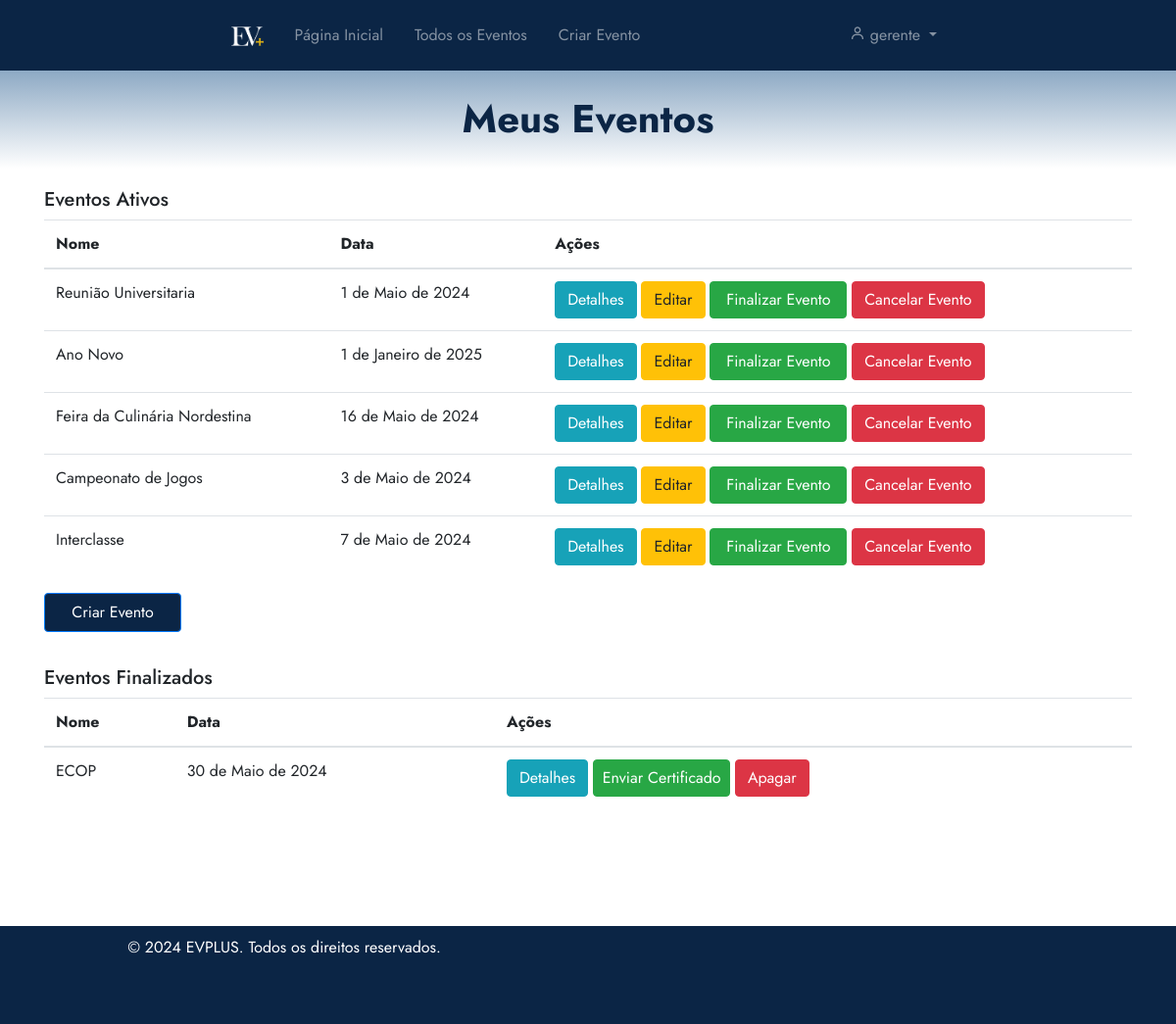
Before: /eventos/meuseventos/ (signed in) with the older database file.
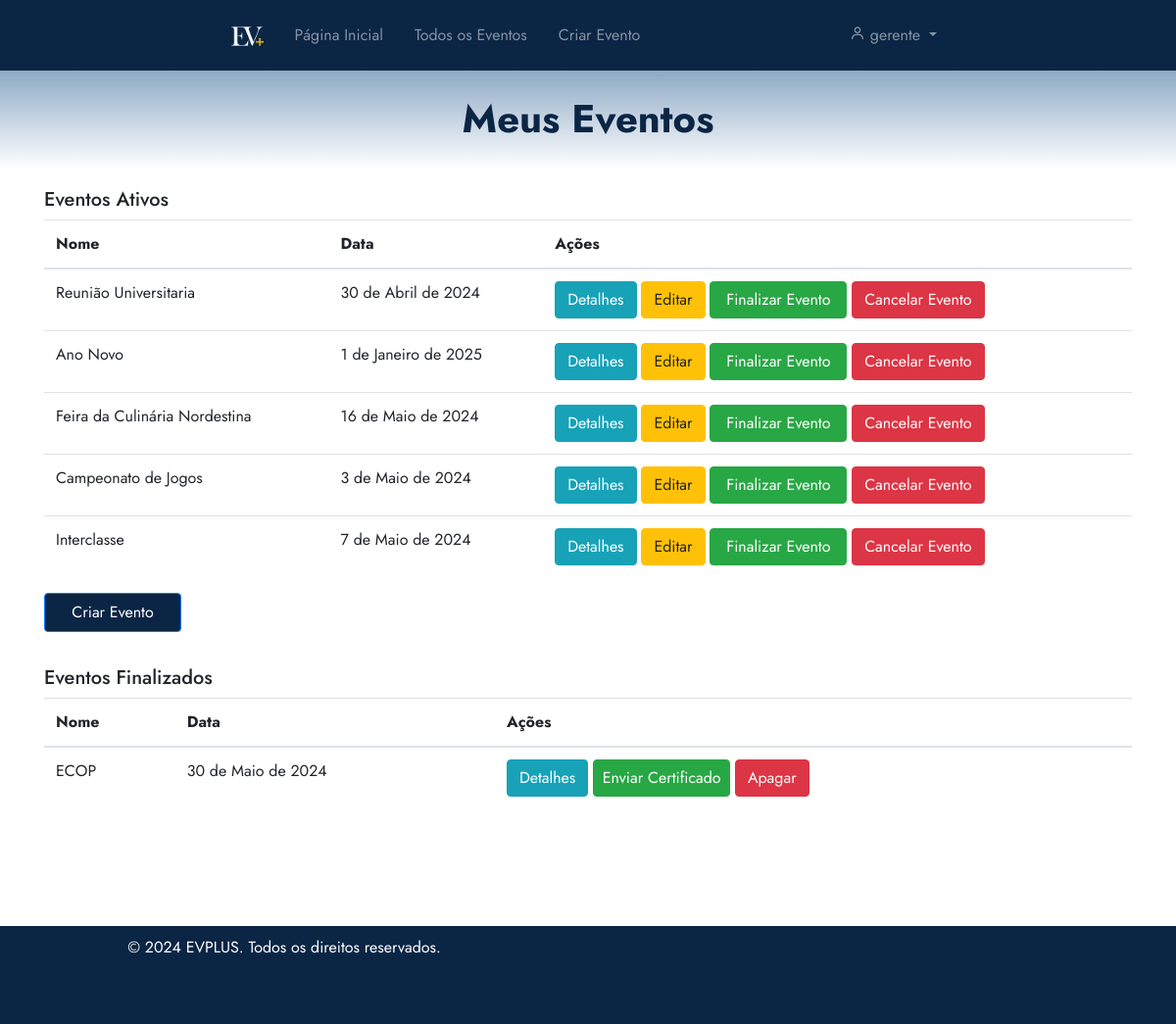
After: the same page with the newer database file.
### eventos/models.py (models this page shows, shortened)
class Evento(models.Model):
    user = models.ForeignKey(User, on_delete=models.CASCADE)
    clients = models.ManyToManyField(User, through='Inscricao', related_name='eventos')
    name = models.CharField(max_length=100)
    description = models.TextField()
    local = models.CharField(max_length=100)
    date = models.DateField()
    time = models.TimeField()
    category = models.CharField(max_length=100)
    banner = models.ImageField(null=True, blank=True, upload_to='banners/')
    limite_inscricoes = models.PositiveIntegerField(null=True, blank=True, verbose_name="Limite de Inscrições")
    finalizado = models.BooleanField(default=False)
    certificados = models.ManyToManyField(User, through='Certificado', related_name='eventos_certificados')
    avaliacoes = models.ManyToManyField(User, through='Avaliacao', related_name='eventos_avaliados')

### eventos/views.py (the view)
# urls.py: path('meuseventos/', views.listarEventos, name='meuseventos'),
@login_required
@permission_required('eventos.add_evento', raise_exception=True)
def listarEventos(request):
    eventos_ativos = Evento.objects.filter(user=request.user, finalizado=False)
    eventos_finalizados = Evento.objects.filter(user=request.user, finalizado=True)
    return render(request, 'meusEventos.html', {'eventos': eventos_ativos, 'finalizarEvento': eventos_finalizados})

### eventos/templates/meuseventos.html (shortened to what this page needs)
{% extends 'base.html' %}
{% load static %}
{% block 'head' %}
    <link rel="stylesheet" href="{% static 'eventos/css/meuseventos.css' %}">
{% endblock %}
{% block 'dashboard' %}
    <div class="container">
        <div class="row">
            <div class="col-md-12">
                <h5>Eventos Ativos</h5>
                <table class="table">
                    <thead>
                        <tr>
                            <th>Nome</th>
                            <th>Data</th>
                            <th>Ações</th>
                        </tr>
                    </thead>
                    <tbody>
                        {% for evento in eventos %}
                            <tr>
                                <td>{{ evento.name }}</td>
                                <td>{{ evento.date }}</td>
                                <td>
                                    <a href="{% url 'eventos:detalhes_evento' evento.id %}" class="btn btn-info">Detalhes</a>
                                    {% if perms.eventos.change_evento %}
                                        <a href="{% url 'eventos:editar_evento' evento.id %}" class="btn btn-warning">Editar</a>
                                        <a href="#" onclick="confirmarFinalizar('{{ evento.id }}')" class="btn btn-success">Finalizar Evento</a>
                                        <a href="#" onclick="confirmarCancelar('{{ evento.id }}')" class="btn btn-danger">Cancelar Evento</a>
                                    {% endif %}
                                </td>
                            </tr>
                        {% endfor %}
                    </tbody>
                </table>
            </div>
        </div>
    </div>
    <div class="container">
        <div class="row">
            <div class="col-md-12">
                <a href="{% url 'eventos:eventos' %}" class="btn btn-primary">Criar Evento</a>
            </div>
        </div>
    </div>
    <div class="container">
        <div class="row">
            <div class="col-md-12">
                <h5>Eventos Finalizados</h5>
                <table class="table" style="margin-bottom: 100px;">
                    <thead>
                        <tr>
                            <th>Nome</th>
                            <th>Data</th>
                            <th>Ações</th>
                        </tr>
                    </thead>
                    <tbody>
                        {% for evento in finalizarEvento %}
                            <tr>
                                <td>{{ evento.name }}</td>
                                <td>{{ evento.date }}</td>
                                <td>
                                    <a href="{% url 'eventos:detalhes_evento' evento.id %}" class="btn btn-info">Detalhes</a>
                                    {% if request.user == evento.user %}
                                    <a href="{% url 'eventos:enviar_certificado' evento.id %}" class="btn btn-success">Enviar Certificado</a>
                                    {% endif %}
                                    <a href="#" onclick="confirmarApagar('{{ evento.id }}')" class="btn btn-danger">Apagar</a>
                                </td>
                            </tr>
                        {% endfor %}
                    </tbody>
                </table>
            </div>
        </div>
    </div>
{% endblock %}

Changed rows visible on the page:
changed Evento "Reunião Universitaria": date "1 de Maio de 2024" → "30 de Abril de 2024"
